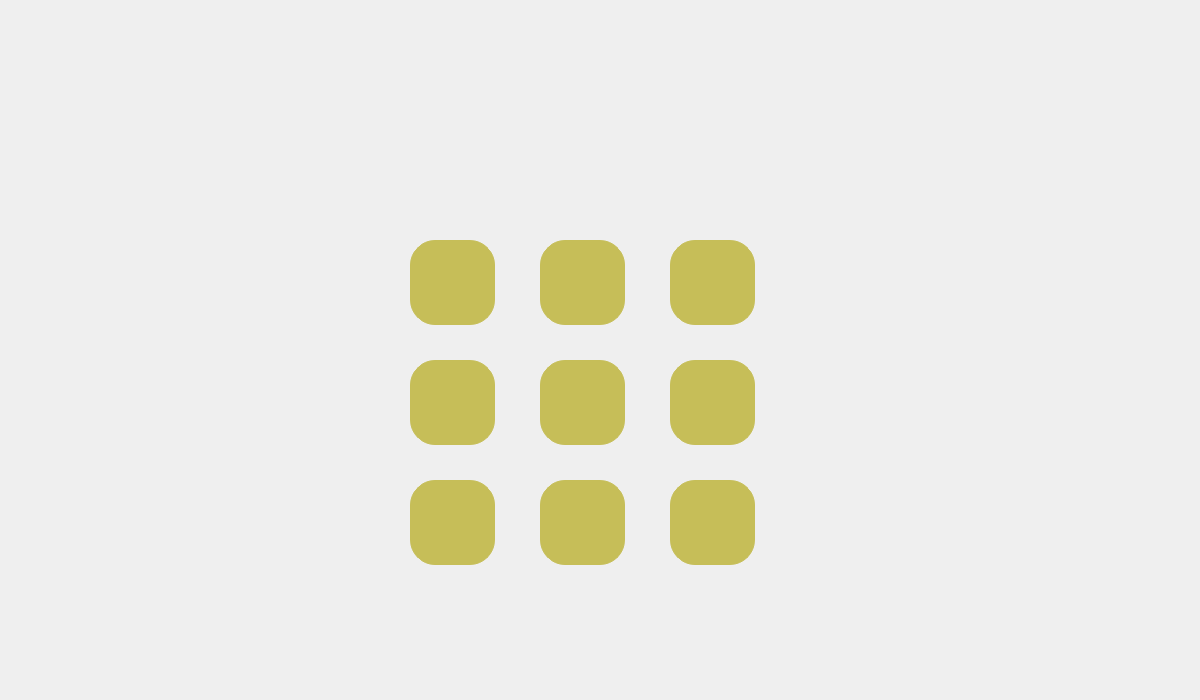
<?xml version="1.0" encoding="UTF-8"?>
<ui version="4.0">
 <class>Form</class>
 <widget class="QWidget" name="Form">
  <property name="geometry">
   <rect>
    <x>0</x>
    <y>0</y>
    <width>1200</width>
    <height>700</height>
   </rect>
  </property>
  <property name="minimumSize">
   <size>
    <width>1200</width>
    <height>700</height>
   </size>
  </property>
  <property name="maximumSize">
   <size>
    <width>1200</width>
    <height>700</height>
   </size>
  </property>
  <property name="windowTitle">
   <string>CubeJumper</string>
  </property>
  <widget class="QLabel" name="label">
   <property name="geometry">
    <rect>
     <x>0</x>
     <y>0</y>
     <width>1200</width>
     <height>700</height>
    </rect>
   </property>
   <property name="text">
    <string/>
   </property>
   <property name="pixmap">
    <pixmap>../data/fonner.png</pixmap>
   </property>
  </widget>
  <widget class="QLabel" name="label_2">
   <property name="geometry">
    <rect>
     <x>310</x>
     <y>120</y>
     <width>581</width>
     <height>61</height>
    </rect>
   </property>
   <property name="text">
    <string/>
   </property>
   <property name="pixmap">
    <pixmap>../data/let.png</pixmap>
   </property>
  </widget>
  <widget class="QPushButton" name="p1">
   <property name="geometry">
    <rect>
     <x>410</x>
     <y>240</y>
     <width>85</width>
     <height>85</height>
    </rect>
   </property>
   <property name="minimumSize">
    <size>
     <width>0</width>
     <height>0</height>
    </size>
   </property>
   <property name="styleSheet">
    <string notr="true">QPushButton {
background: rgb(198, 190, 88);
border-radius:25px;
border: 1px solid rgb(198, 190, 88)
}

QPushButton:Pressed {
background: rgb(168, 160, 58);
border-radius:25px;
border: 1px solid rgb(168, 160, 58)
}
</string>
   </property>
   <property name="text">
    <string/>
   </property>
   <property name="icon">
    <iconset>
     <normaloff>../data/player1.png</normaloff>../data/player1.png</iconset>
   </property>
   <property name="iconSize">
    <size>
     <width>85</width>
     <height>85</height>
    </size>
   </property>
   <attribute name="buttonGroup">
    <string notr="true">bg</string>
   </attribute>
  </widget>
  <widget class="QPushButton" name="p2">
   <property name="geometry">
    <rect>
     <x>540</x>
     <y>240</y>
     <width>85</width>
     <height>85</height>
    </rect>
   </property>
   <property name="styleSheet">
    <string notr="true">QPushButton {
background: rgb(198, 190, 88);
border-radius:25px;
border: 1px solid rgb(198, 190, 88)
}

QPushButton:Pressed {
background: rgb(168, 160, 58);
border-radius:25px;
border: 1px solid rgb(168, 160, 58)
}</string>
   </property>
   <property name="text">
    <string/>
   </property>
   <property name="icon">
    <iconset>
     <normaloff>../data/player2.png</normaloff>../data/player2.png</iconset>
   </property>
   <property name="iconSize">
    <size>
     <width>85</width>
     <height>85</height>
    </size>
   </property>
   <attribute name="buttonGroup">
    <string notr="true">bg</string>
   </attribute>
  </widget>
  <widget class="QPushButton" name="p3">
   <property name="geometry">
    <rect>
     <x>670</x>
     <y>240</y>
     <width>85</width>
     <height>85</height>
    </rect>
   </property>
   <property name="styleSheet">
    <string notr="true">QPushButton {
background: rgb(198, 190, 88);
border-radius:25px;
border: 1px solid rgb(198, 190, 88)
}

QPushButton:Pressed {
background: rgb(168, 160, 58);
border-radius:25px;
border: 1px solid rgb(168, 160, 58)
}</string>
   </property>
   <property name="text">
    <string/>
   </property>
   <property name="icon">
    <iconset>
     <normaloff>../data/player3.png</normaloff>../data/player3.png</iconset>
   </property>
   <property name="iconSize">
    <size>
     <width>85</width>
     <height>85</height>
    </size>
   </property>
   <attribute name="buttonGroup">
    <string notr="true">bg</string>
   </attribute>
  </widget>
  <widget class="QPushButton" name="p6">
   <property name="geometry">
    <rect>
     <x>670</x>
     <y>360</y>
     <width>85</width>
     <height>85</height>
    </rect>
   </property>
   <property name="styleSheet">
    <string notr="true">QPushButton {
background: rgb(198, 190, 88);
border-radius:25px;
border: 1px solid rgb(198, 190, 88)
}

QPushButton:Pressed {
background: rgb(168, 160, 58);
border-radius:25px;
border: 1px solid rgb(168, 160, 58)
}</string>
   </property>
   <property name="text">
    <string/>
   </property>
   <property name="icon">
    <iconset>
     <normaloff>../data/player6.png</normaloff>../data/player6.png</iconset>
   </property>
   <property name="iconSize">
    <size>
     <width>85</width>
     <height>85</height>
    </size>
   </property>
   <attribute name="buttonGroup">
    <string notr="true">bg</string>
   </attribute>
  </widget>
  <widget class="QPushButton" name="p4">
   <property name="geometry">
    <rect>
     <x>410</x>
     <y>360</y>
     <width>85</width>
     <height>85</height>
    </rect>
   </property>
   <property name="styleSheet">
    <string notr="true">QPushButton {
background: rgb(198, 190, 88);
border-radius:25px;
border: 1px solid rgb(198, 190, 88)
}

QPushButton:Pressed {
background: rgb(168, 160, 58);
border-radius:25px;
border: 1px solid rgb(168, 160, 58)
}</string>
   </property>
   <property name="text">
    <string/>
   </property>
   <property name="icon">
    <iconset>
     <normaloff>../data/player4.png</normaloff>../data/player4.png</iconset>
   </property>
   <property name="iconSize">
    <size>
     <width>85</width>
     <height>85</height>
    </size>
   </property>
   <attribute name="buttonGroup">
    <string notr="true">bg</string>
   </attribute>
  </widget>
  <widget class="QPushButton" name="p5">
   <property name="geometry">
    <rect>
     <x>540</x>
     <y>360</y>
     <width>85</width>
     <height>85</height>
    </rect>
   </property>
   <property name="styleSheet">
    <string notr="true">QPushButton {
background: rgb(198, 190, 88);
border-radius:25px;
border: 1px solid rgb(198, 190, 88)
}

QPushButton:Pressed {
background: rgb(168, 160, 58);
border-radius:25px;
border: 1px solid rgb(168, 160, 58)
}</string>
   </property>
   <property name="text">
    <string/>
   </property>
   <property name="icon">
    <iconset>
     <normaloff>../data/player5.png</normaloff>../data/player5.png</iconset>
   </property>
   <property name="iconSize">
    <size>
     <width>85</width>
     <height>85</height>
    </size>
   </property>
   <attribute name="buttonGroup">
    <string notr="true">bg</string>
   </attribute>
  </widget>
  <widget class="QPushButton" name="p9">
   <property name="geometry">
    <rect>
     <x>670</x>
     <y>480</y>
     <width>85</width>
     <height>85</height>
    </rect>
   </property>
   <property name="styleSheet">
    <string notr="true">QPushButton {
background: rgb(198, 190, 88);
border-radius:25px;
border: 1px solid rgb(198, 190, 88)
}

QPushButton:Pressed {
background: rgb(168, 160, 58);
border-radius:25px;
border: 1px solid rgb(168, 160, 58)
}</string>
   </property>
   <property name="text">
    <string/>
   </property>
   <property name="icon">
    <iconset>
     <normaloff>../data/player9.png</normaloff>../data/player9.png</iconset>
   </property>
   <property name="iconSize">
    <size>
     <width>85</width>
     <height>85</height>
    </size>
   </property>
   <attribute name="buttonGroup">
    <string notr="true">bg</string>
   </attribute>
  </widget>
  <widget class="QPushButton" name="p7">
   <property name="geometry">
    <rect>
     <x>410</x>
     <y>480</y>
     <width>85</width>
     <height>85</height>
    </rect>
   </property>
   <property name="styleSheet">
    <string notr="true">QPushButton {
background: rgb(198, 190, 88);
border-radius:25px;
border: 1px solid rgb(198, 190, 88)
}

QPushButton:Pressed {
background: rgb(168, 160, 58);
border-radius:25px;
border: 1px solid rgb(168, 160, 58)
}</string>
   </property>
   <property name="text">
    <string/>
   </property>
   <property name="icon">
    <iconset>
     <normaloff>../data/player7.png</normaloff>../data/player7.png</iconset>
   </property>
   <property name="iconSize">
    <size>
     <width>85</width>
     <height>85</height>
    </size>
   </property>
   <attribute name="buttonGroup">
    <string notr="true">bg</string>
   </attribute>
  </widget>
  <widget class="QPushButton" name="p8">
   <property name="geometry">
    <rect>
     <x>540</x>
     <y>480</y>
     <width>85</width>
     <height>85</height>
    </rect>
   </property>
   <property name="styleSheet">
    <string notr="true">QPushButton {
background: rgb(198, 190, 88);
border-radius:25px;
border: 1px solid rgb(198, 190, 88)
}

QPushButton:Pressed {
background: rgb(168, 160, 58);
border-radius:25px;
border: 1px solid rgb(168, 160, 58)
}</string>
   </property>
   <property name="text">
    <string/>
   </property>
   <property name="icon">
    <iconset>
     <normaloff>../data/player8.png</normaloff>../data/player8.png</iconset>
   </property>
   <property name="iconSize">
    <size>
     <width>85</width>
     <height>85</height>
    </size>
   </property>
   <attribute name="buttonGroup">
    <string notr="true">bg</string>
   </attribute>
  </widget>
  <widget class="QLabel" name="label_3">
   <property name="geometry">
    <rect>
     <x>620</x>
     <y>620</y>
     <width>581</width>
     <height>61</height>
    </rect>
   </property>
   <property name="text">
    <string/>
   </property>
   <property name="pixmap">
    <pixmap>../data/let.png</pixmap>
   </property>
  </widget>
  <widget class="QLabel" name="label_4">
   <property name="geometry">
    <rect>
     <x>620</x>
     <y>620</y>
     <width>581</width>
     <height>61</height>
    </rect>
   </property>
   <property name="text">
    <string/>
   </property>
   <property name="pixmap">
    <pixmap>../data/let.png</pixmap>
   </property>
  </widget>
 </widget>
 <resources/>
 <connections/>
 <buttongroups>
  <buttongroup name="bg"/>
 </buttongroups>
</ui>
